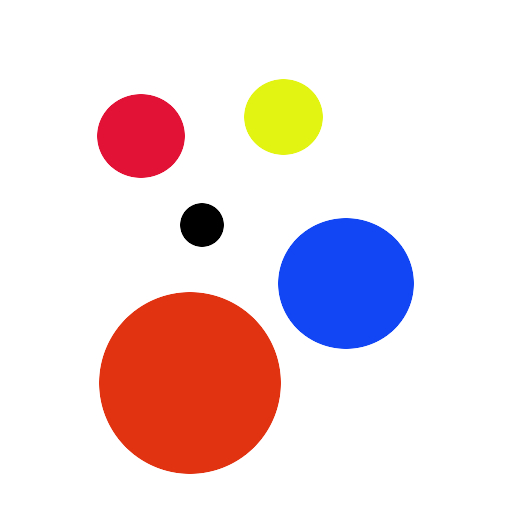
%> input picture Module 7/colors.jpg, 512 x 512 px
$ octave sample2.m   (GNU Octave 9; MATLAB toolbox functions it lacks are replaced by stand-ins)
%> lines starting %> are read from the running program, lines starting %| are printed output that depends on the picture; in (x1, y1, x2, y2) boxes, pixels count from 0 and x2, y2 are one past the last pixel; in counts of white or black regions, pixels touching at a corner belong together; the program's own positions count from 1
a = imread('colors.jpg');
%> a is the input picture: size 512x512x3 uint8; mean R, G, B 236.8, 218.1, 220.8
subplot(2,3,1), imshow(a);

b = rgb2gray(a);
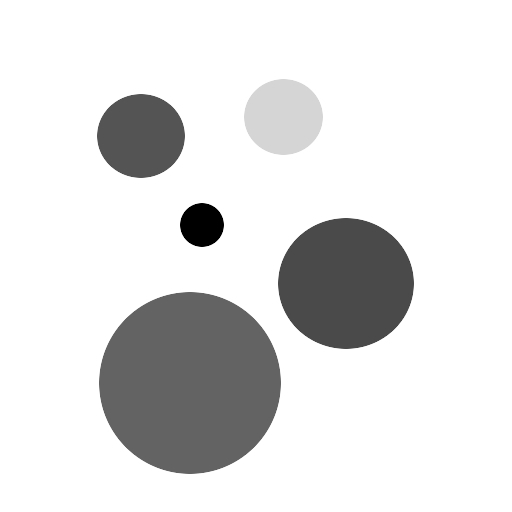
%> b: size 512x512 uint8; min 0, max 255, mean 224
subplot(2,3,2), imshow(b);

%average filter
h = ones(6,6)/36;
c = imfilter(b,h);
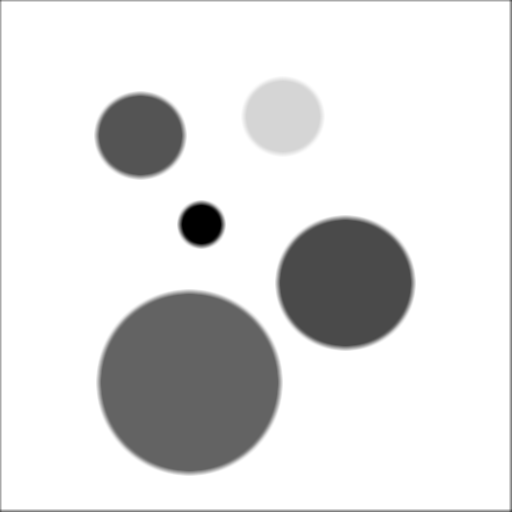
%> c: size 512x512 uint8; min 0, max 255, mean 222.5
subplot(2,3,3), imshow(c);

h = [1 0 -1; 2 0 -2; 1 0 -1];
d = imfilter(b,h);
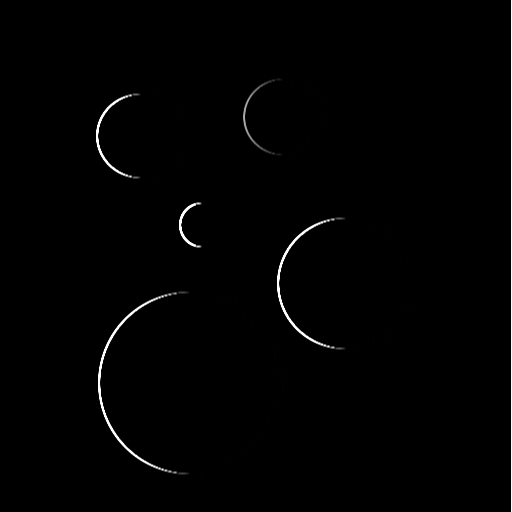
%> d: size 512x512 uint8; min 0, max 255, mean 2.1
subplot(2,3,4), imshow(d);

% e = edge(b,'canny');
% subplot (2,3,5),imshow(e)

p = edge(b,'prewitt');
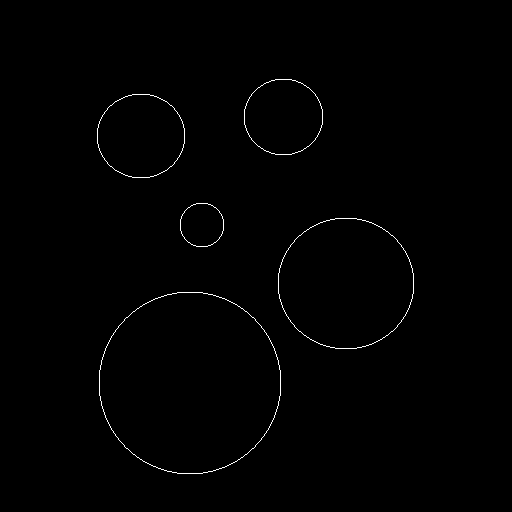
%> p: size 512x512 logical; 0.56% white in thin lines or dots, all inside (x1, y1, x2, y2) = (97, 79, 414, 474)
subplot (2,3,5),imshow(e)

x = bwmorph(c,'dilate',2);
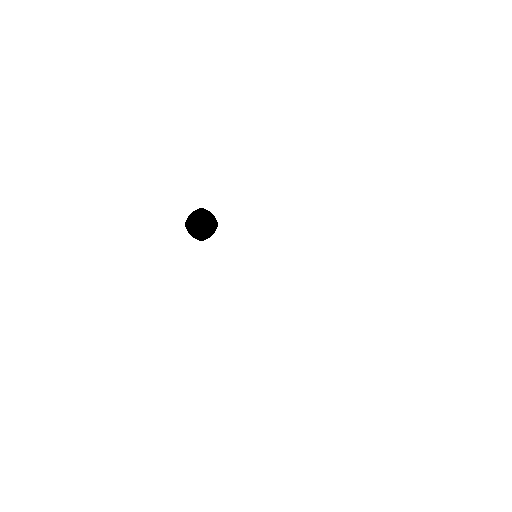
%> x: size 512x512 logical; 99.7% white; 1 black region, box (x1, y1, x2, y2) and area: (185, 208, 218, 241) 777
subplot(2,3,6),imshow(x);
%> after `imshow(x)`:
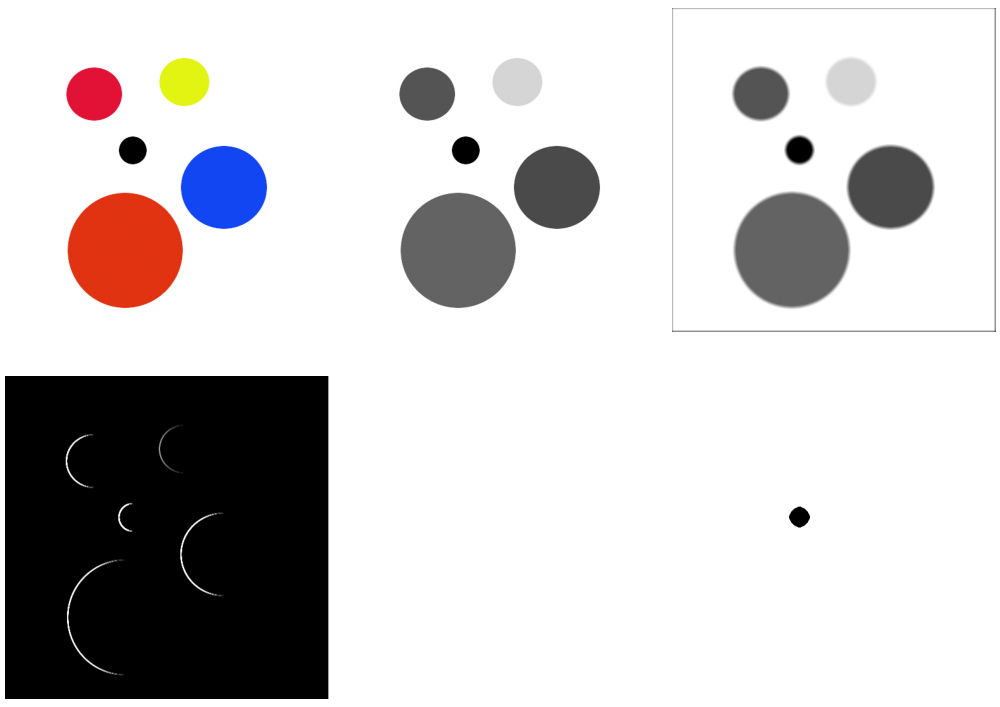
%> figure redrawn from the program's plot data, 6 panels
